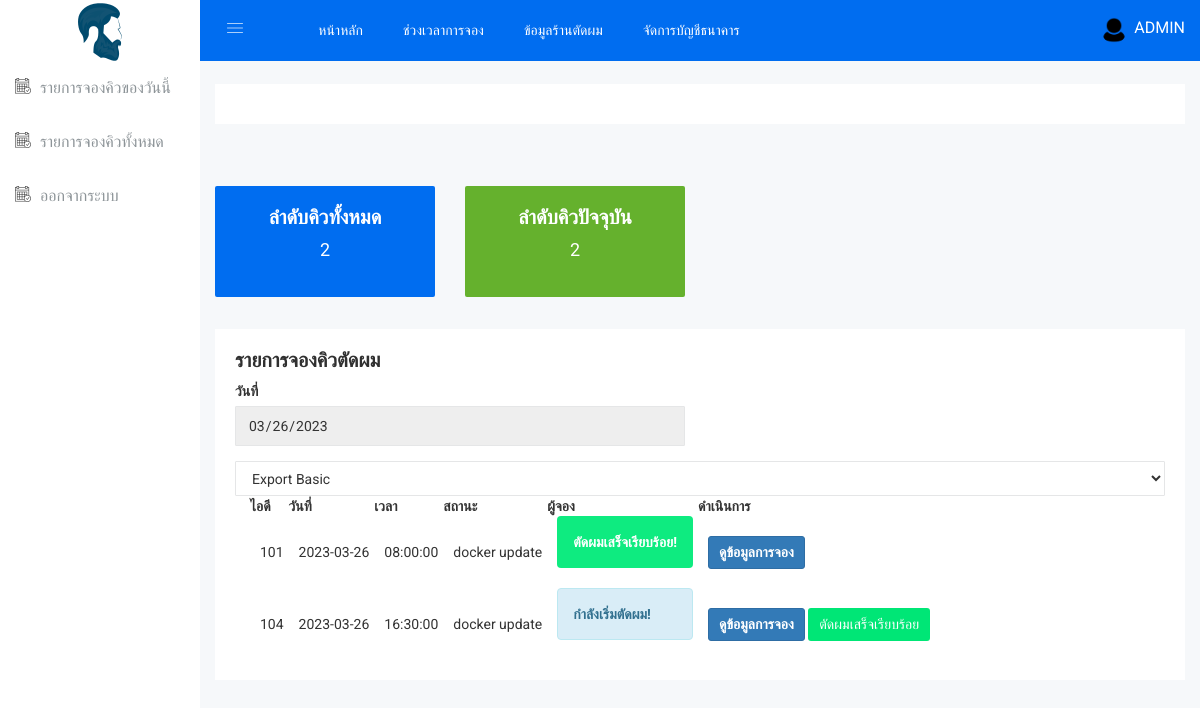
/jongq_list_admin_today.php (signed in), run on an earlier commit of the app's database.
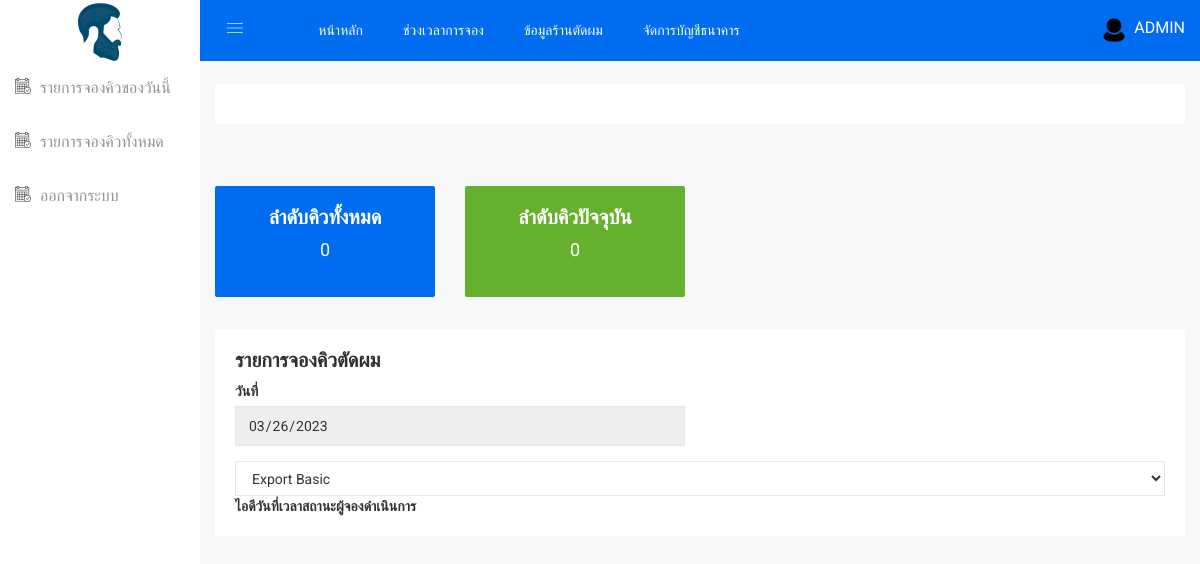
And on a later commit of the database.
### tables this page shows
CREATE TABLE `tb_jongs` (
  `id` int NOT NULL,
  `jong_date` date NOT NULL,
  `jong_time` time NOT NULL,
  `jong_status` varchar(50) NOT NULL,
  `jong_slip` text NOT NULL,
  `time_slot_id` int NOT NULL,
  `user_id` int NOT NULL,
  `jong_date_time` time NOT NULL,
  `jong_date_time_confirm` datetime DEFAULT NULL,
  `num` int NOT NULL DEFAULT '0'
);

CREATE TABLE `tb_users` (
  `id` int NOT NULL,
  `full_name` varchar(100) NOT NULL,
  `tel` varchar(50) NOT NULL,
  `username` varchar(100) NOT NULL,
  `email` varchar(100) NOT NULL,
  `password` text NOT NULL,
  `profile` text,
  `user_role` varchar(20) NOT NULL
);

### www/jongq_list_admin_today.php (the view, shortened to what the changed rows need)
<?php
$isDateNow=true;
$ddNow= date("Y-m-d");
include_once("./configs/connect_db.php");
$sqlJongQLists = "SELECT ts.time_slot_description,jn.time_slot_id, jn.id,jn.jong_date,jn.jong_time,jn.jong_status,jn.jong_slip,jn.user_id,u.full_name,u.username
                  FROM tb_jongs jn INNER JOIN tb_users u ON jn.user_id = u.id  INNER JOIN tb_time_slots ts ON jn.time_slot_id = ts.id
                   WHERE jn.jong_date='$ddNow' ORDER BY jn.jong_date_time  ASC;";
$resultJongQLists = mysqli_query($conn, $sqlJongQLists);
$sql="SELECT `id`, `jong_date`, `jong_time`, `jong_status`, `jong_slip`, `time_slot_id`, `user_id`, `jong_date_time`, `jong_date_time_confirm` FROM `tb_jongs`
      WHERE jong_status !='CANCEL' AND jong_status !='PENDING' AND jong_status !='TIME_OUT' AND jong_date='$ddNow' ;";
$result =mysqli_query($conn, $sql);
$result_num =mysqli_num_rows( $result);
  $sql_current="SELECT id,jong_status,num,jong_date,jong_date_time_confirm FROM `tb_jongs` WHERE jong_status='PROCEED';";
  $res_current = mysqli_query($conn, $sql_current);
  $data_current=mysqli_fetch_assoc($res_current);
    function getQ($conn){
        $sql="SELECT * FROM `tb_jongs` WHERE jong_status='CONFIRM' ;";
        $result=mysqli_query($conn,$sql);
        if(mysqli_num_rows($result)>0){
            return 1;
        }
        else{
            return 0;
        }
    }
?>
<!doctype html>
<html class="no-js" lang="en">
<head>
    <link rel="stylesheet" href="css/bootstrap.min.css">
    <link rel="stylesheet" href="css/font-awesome.min.css">
    <link rel="stylesheet" href="css/owl.carousel.css">
    <link rel="stylesheet" href="css/owl.theme.css">
    <link rel="stylesheet" href="css/owl.transitions.css">
    <link rel="stylesheet" href="css/animate.css">
    <link rel="stylesheet" href="css/normalize.css">
    <link rel="stylesheet" href="css/meanmenu.min.css">
    <link rel="stylesheet" href="css/main.css">
    <link rel="stylesheet" href="css/educate-custon-icon.css">
    <link rel="stylesheet" href="css/morrisjs/morris.css">
    <link rel="stylesheet" href="css/scrollbar/jquery.mCustomScrollbar.min.css">
    <link rel="stylesheet" href="css/metisMenu/metisMenu.min.css">
    <link rel="stylesheet" href="css/metisMenu/metisMenu-vertical.css">
    <link rel="stylesheet" href="css/calendar/fullcalendar.min.css">
    <link rel="stylesheet" href="css/calendar/fullcalendar.print.min.css">
    <link rel="stylesheet" href="css/editor/select2.css">
    <link rel="stylesheet" href="css/editor/datetimepicker.css">
    <link rel="stylesheet" href="css/editor/bootstrap-editable.css">
    <link rel="stylesheet" href="css/editor/x-editor-style.css">
    <link rel="stylesheet" href="css/data-table/bootstrap-table.css">
    <link rel="stylesheet" href="css/data-table/bootstrap-editable.css">
    <link rel="stylesheet" href="style.css">
    <link rel="stylesheet" href="css/responsive.css">
    <link rel="stylesheet" href="css/modals.css">
</head>
<body>
    <div class="all-content-wrapper">
        <div class="data-table-area mg-b-15">
            <div class="container-fluid">
                <?php if($isDateNow){?>
                <div class="row" style="margin-top:2rem;margin-bottom:2rem;">
                    <div class="col-lg-3 col-md-6 col-sm-6 col-xs-12">
                        <div class="hpanel shadow-inner hbggreen bg-1 responsive-mg-b-30">
                            <div class="panel-body">
                                <div class="text-center content-bg-pro">
                                    <h3>ลำดับคิวทั้งหมด</h3>
                                    <p class="text-big font-light">
                                        <?=$result_num?>
                                    </p>
                                </div>
                            </div>
                        </div>
                    </div>
                    <div class="col-lg-3 col-md-6 col-sm-6 col-xs-12">
                        <div
                            class="hpanel shadow-inner hbgyellow bg-3 responsive-mg-b-30 res-tablet-mg-t-30 dk-res-t-pro-30">
                            <div class="panel-body">
                                <div class="text-center content-bg-pro">
                                    <h3>ลำดับคิวปัจจุบัน</h3>
                                    <p class="text-big font-light">
                                        <?php
                                        if($data_current["num"] != '' || $data_current["num"] != NULL){
                                         echo   $data_current["num"];
                                        }else{
                                             if(getQ($conn) != '' || getQ($conn) != NULL){
                                                 echo   getQ($conn);
                                              }else{
                                                if( getQ_SUCCESS($conn)){
                                                     echo   getQ_SUCCESS($conn);
                                                }else{
                                                  echo 0;
                                                }
                                              }
                                        }
                                        ?>
                                    </p>
                                </div>
                            </div>
                        </div>
                    </div>
                </div>
                <?php }?>
                <div class="row">
                    <div class="col-lg-12 col-md-12 col-sm-12 col-xs-12">
                        <div class="sparkline13-list">
                            <div class="sparkline13-hd">
                                <div class="main-sparkline13-hd">
                                    <h1>รายการจองคิวตัดผม</h1>
                                </div>
                            </div>
                            <div class="sparkline13-graph">
                                <div class="datatable-dashv1-list custom-datatable-overright">
                                    <table id="table" data-toggle="table" data-pagination="true" data-search="true"
                                        data-show-columns="true" data-show-pagination-switch="true"
                                        data-show-refresh="true" data-key-events="true" data-show-toggle="true"
                                        data-resizable="true" data-cookie="true" data-cookie-id-table="saveId"
                                        data-show-export="true" data-click-to-select="true" data-toolbar="#toolbar">
                                        <thead>
                                            <tr>
                                                <th data-field="state" data-checkbox="true"></th>
                                                <th data-field="id">ไอดี</th>
                                                <th data-field="name">วันที่</th>
                                                <th data-field="email">เวลา</th>
                                                <th data-field="phone">สถานะ</th>
                                                <th data-field="task">ผู้จอง</th>
                                                <th data-field="action">ดำเนินการ</th>
                                            </tr>
                                        </thead>
                                        <tbody>
                                            <?php
                                        if(mysqli_num_rows($resultJongQLists)>0){
                                            while($rowJongQ=mysqli_fetch_assoc($resultJongQLists)){
                                                ?>
                                            <tr>
                                                <td></td>
                                                <td><?=$rowJongQ["id"]?></td>
                                                <td><?=$rowJongQ["jong_date"]?></td>
                                                <td><?=$rowJongQ["jong_time"]?></td>
                                                <td><?=$rowJongQ["full_name"]?></td>
                                                <td>
                                                    <?php
                                                if($rowJongQ["jong_status"]=="PENDING"){?>
                                                    <div class="alert alert-warning" role="alert">
                                                        <strong>รอการยืนยัน!</strong>
                                                    </div>
                                                    <?php
                                                    }
                                                   elseif($rowJongQ["jong_status"]=="CONFIRM"){?>
                                                    <div class="alert alert-success" role="alert">
                                                        <strong>ยืนยันการจองเรียบร้อย!</strong>
                                                    </div>
                                                    <?php
                                                    } elseif($rowJongQ["jong_status"]=="PROCEED"){?>
                                                    <div class="alert alert-info" role="alert">
                                                        <strong>กำลังเริ่มตัดผม!</strong>
                                                    </div>
                                                    <?php
                                                    }  elseif($rowJongQ["jong_status"]=="CANCEL"){?>
                                                    <div class="alert alert-danger" role="alert">
                                                        <strong>ไม่รับการจอง!</strong>
                                                    </div>
                                                    <?php
                                                    }  elseif($rowJongQ["jong_status"]=="SUCCESS"){?>
                                                    <div class="alert"
                                                        style="color:white;background-color:#0EEB80;border-color: ##0BEA7E;"
                                                        role="alert">
                                                        <strong>ตัดผมเสร็จเรียบร้อย!</strong>
                                                    </div>
                                                    <?php
                                                    }else{?>
                                                    <div class="alert alert-danger" role="alert">
                                                        <strong>ยกเลิกการจอง!</strong>
                                                    </div>
                                                    <?php  }
                                                   ?>
                                                </td>
                                                <td class="datatable-ct">
                                                    <a type="button" href="#" data-toggle="modal"
                                                        data-target="#PrimaryModalftblack_<?=$rowJongQ["id"]?>"
                                                        style="color:white"
                                                        class="btn btn-sm btn-primary"><strong>ดูข้อมูลการจอง
                                                        </strong>
                                                    </a>
                                                    <?php
                                                if($rowJongQ["jong_status"]=="PENDING"){
                                                    ?>
                                                    <a type="button"
                                                        href="./jongq_list_admin_toDay.php?confirmR=req&jong_id=<?php echo $rowJongQ["id"]; ?>"
                                                        type="button"
                                                        class="btn btn-sm btn-success"><strong>ยืนยันการจอง
                                                        </strong>
                                                    </a>
                                                    <a type="button"
                                                        href="./jongq_list_admin_toDay.php?cancelR=req&jong_id=<?php echo $rowJongQ["id"]; ?>&time_slot_id=<?php echo $rowJongQ["time_slot_id"]; ?>&jong_slip=<?php echo $rowJongQ["jong_slip"]; ?>"
                                                        class="btn btn-sm btn-danger text-white">
                                                        ไม่รับ
                                                    </a>
                                                    <?PHP
                                                    }elseif($rowJongQ["jong_status"]=="PROCEED"){?>
                                                    <a type="button" class="btn btn-sm btn-purple"
                                                        href="./jongq_list_admin_toDay.php?successR=SUCCESS&jong_id=<?php echo $rowJongQ["id"]; ?>"
                                                        style="color:white;background-color: #00e676;">
                                                        ตัดผมเสร็จเรียบร้อย
                                                    </a>
                                                    <?php
                                                    }
                                                   ?>
                                                </td>
                                            </tr>
                                            <?php
                                            }
                                        }
                                        ?>
                                        </tbody>
                                    </table>
                                </div>
                            </div>
                        </div>
                    </div>
                </div>
            </div>
        </div>
    </div>
</body>
</html>

What changed in the data, as far as the page shows it:
removed tb_jongs: num "2", id "104", jong_date "2023-03-26", jong_time "16:30:00", user.full_name "docker update", jong_status "กำลังเริ่มตัดผม!"
removed tb_jongs: id "101", jong_date "2023-03-26", jong_time "08:00:00", user.full_name "docker update", jong_status "ตัดผมเสร็จเรียบร้อย!"
Also different on the page:
$result_num: "2" → "0"
getQ($conn): (not shown) → "0"
